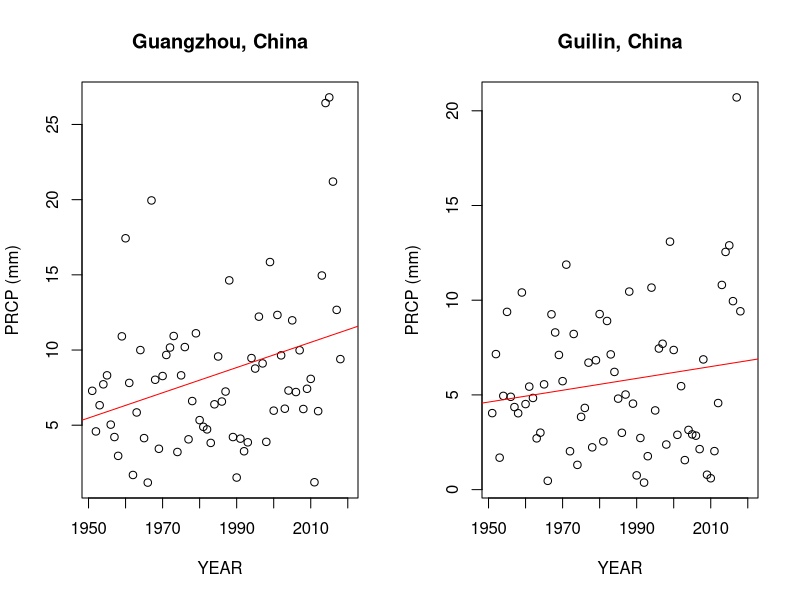

R code for this plot:
## ---- chunk 1
knitr::opts_chunk$set(echo = TRUE)
## ---- chunk 2
read.csv("guangzhouprecip.csv")
guangzhou_precdata <- read.csv("guangzhouprecip.csv")
head(guangzhou_precdata)
str(guangzhou_precdata)
names(guangzhou_precdata)
## ---- chunk 3
#plotting guangzhou data
#plot(PRCP~DATE, guangzhou_precdata)
min(guangzhou_precdata$PRCP)
strDates <- as.character(guangzhou_precdata$DATE)
guangzhou_precdata$NewDate <- as.Date(strDates, "%Y-%m-%d")

## ---- chunk 4
#plot(PRCP~NewDate, guangzhou_precdata)
prcp.lm=lm(PRCP~NewDate, data=guangzhou_precdata)
#abline(coef(prcp.lm), col="red")
## ---- chunk 5
#monthly means for the year
guangzhou_precdata$Month = format(as.Date(guangzhou_precdata$NewDate), format = "%m")
guangzhou_precdata$Year = format(guangzhou_precdata$NewDate, format="%Y")
MonthlyPRCPMean = aggregate(PRCP~Month+Year, guangzhou_precdata, mean)
MonthlyPRCPMean$YEAR = as.numeric(MonthlyPRCPMean$Year)
MonthlyPRCPMean$MONTH = as.numeric(MonthlyPRCPMean$Month)
#plot(MonthlyPRCPMean$PRCP)
## ---- chunk 6
#mean for August
#plot(PRCP~YEAR, data=MonthlyPRCPMean[MonthlyPRCPMean$Month=="08",], xlim=c(1951,2020))
August.lm <- lm(PRCP~YEAR, data=MonthlyPRCPMean[MonthlyPRCPMean$Month=="08",])
#abline(coef(August.lm), col='red')
summary(August.lm)
## ---- chunk 7
#importing guilin prcp data
read.csv("1628919.csv")
guilin_precdata <-read.csv("1628919.csv")
head(guilin_precdata)
str(guilin_precdata)
names(guilin_precdata)
## ---- chunk 8
#plotting guilin data
#plot(PRCP~DATE, guilin_precdata)
min(guilin_precdata$PRCP)
strDates <- as.character(guilin_precdata$DATE)
guilin_precdata$NewDate <- as.Date(strDates, "%Y-%m-%d")
## ---- chunk 9
#plot(PRCP~NewDate, guilin_precdata)
prcp2.lm=lm(PRCP~NewDate, data=guilin_precdata)
#abline(coef(prcp.lm), col="red")
## ---- chunk 10
#monthly means for the year
guilin_precdata$Month = format(as.Date(guilin_precdata$NewDate), format = "%m")
guilin_precdata$Year = format(guilin_precdata$NewDate, format="%Y")
MonthlyPRCP2Mean = aggregate(PRCP~Month+Year, guilin_precdata, mean)
MonthlyPRCP2Mean$YEAR = as.numeric(MonthlyPRCP2Mean$Year)
MonthlyPRCP2Mean$MONTH = as.numeric(MonthlyPRCP2Mean$Month)
#plot(MonthlyPRCP2Mean$PRCP)
## ---- chunk 11
#mean for August Guilin
#plot(PRCP~YEAR, data=MonthlyPRCP2Mean[MonthlyPRCP2Mean$Month=="08",], xlim=c(1951,2020))
August2.lm <- lm(PRCP~YEAR, data=MonthlyPRCP2Mean[MonthlyPRCP2Mean$Month=="08",])
#abline(coef(August2.lm), col='red')
summary(August2.lm)

## ---- chunk 12
#lining up the two graphs from guangzhou and guilin
par(mfrow = c(1,2))

plot(PRCP~YEAR, data=MonthlyPRCPMean[MonthlyPRCPMean$Month=="08",], xlim=c(1951,2020), 
     main = "Guangzhou, China",
     xlab = "YEAR",
     ylab = "PRCP (mm)") 
August.lm <- lm(PRCP~YEAR, data=MonthlyPRCPMean[MonthlyPRCPMean$Month=="08",])
abline(coef(August.lm), col='red')
summary(August.lm)

plot(PRCP~YEAR, data=MonthlyPRCP2Mean[MonthlyPRCP2Mean$Month=="08",], xlim=c(1951,2020),
     main = "Guilin, China",
     xlab = "YEAR",
     ylab = "PRCP (mm)")
August2.lm <- lm(PRCP~YEAR, data=MonthlyPRCP2Mean[MonthlyPRCP2Mean$Month=="08",])
abline(coef(August2.lm), col='red')
summary(August2.lm)
